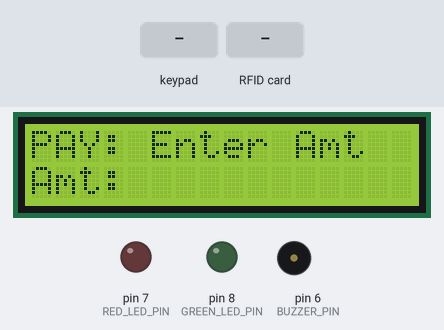
Bench run of a sketch on a simulated Arduino Uno, built with avr-gcc and run on an emulated ATmega328P. On the bench: 16×2 character LCD, output pins drawn as LEDs (lit = HIGH), buzzer (waves = sounding). The inputs (shaded band) are chosen by the test bench. Pins used as bus, display or sensor lines are not drawn.

Above: at 1.3 s.
1.4 s: keypad keys 2 9 C 8 3 9 0 3 pressed 0.4 s apart
At 2.5 s:
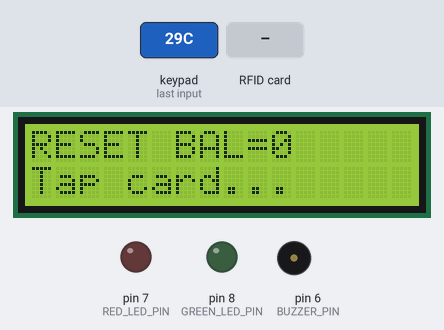
6.1 s: RFID card 29 C8 39 03 held to the reader
At 8.6 s:
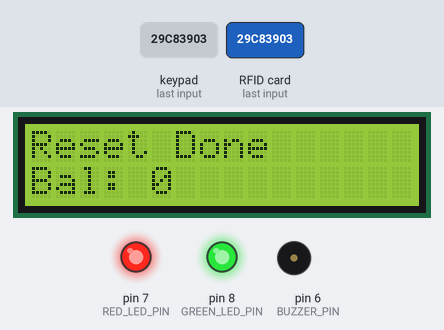
9.1 s: key 'A' pressed
At 10.5 s:
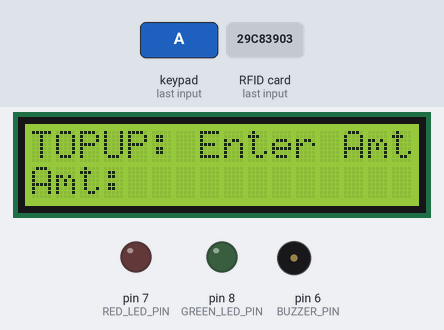
11.5 s: key 'B' pressed
At 11.9 s:
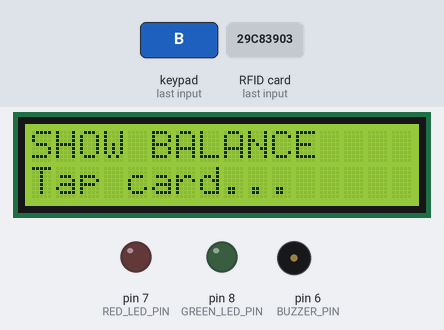
13.0 s: RFID card 63 A2 84 0F held to the reader
At 14.1 s:
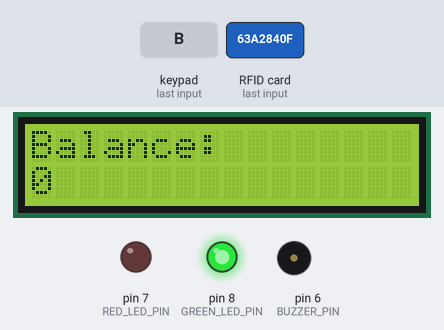
16.0 s: key 'C' pressed
At 16.4 s:
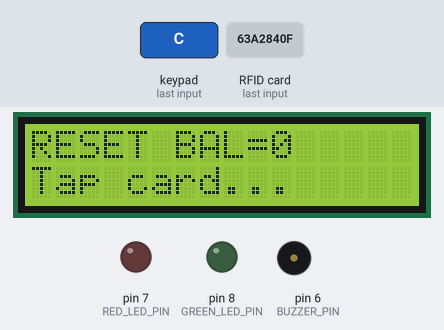
Timing chart, 0 to 18.5 s (numbered marks = the images above; inputs shaded):
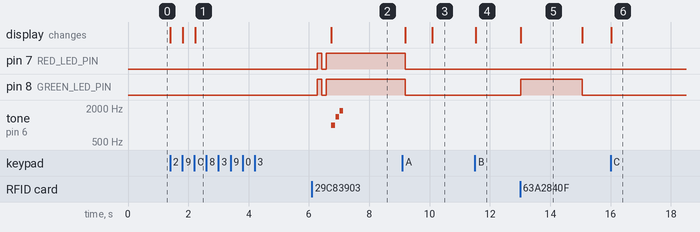

Measured:
- after the input at 1.4 s, the display: first changes at once (image 1 shows a later state)
- after the input at 6.1 s, pin 7 (RED_LED_PIN), pin 8 (GREEN_LED_PIN): LOW → HIGH after 0.17 s, → LOW 0.15 s later, → HIGH 0.15 s later; tone on pin 6 (BUZZER_PIN): plays 1000 Hz for 0.12 s, 1400 Hz for 0.12 s, 1800 Hz for 0.12 s, starting after 0.64 s; the display: changes after 0.64 s (image 2)
- after the input at 9.1 s, the display: first differs from a run without the input after 0.99 s (image 3)
- after the input at 11.5 s, the display: changes at once (image 4)
- after the input at 13.0 s, pin 8 (GREEN_LED_PIN): LOW → HIGH at once, → LOW 2.0 s later; the display: changes at once (image 5)
- after the input at 16.0 s, the display: changes at once (image 6)
- what the display in image 5 shows lasts 2.1 s, from 13.0 s to 15.1 s

The sketch:

Campus_Pay_V2.ino
```cpp
#include <Wire.h>
#include <LiquidCrystal_I2C.h>
#include <Keypad.h>
#include <SPI.h>
#include <MFRC522.h>

// ================= LCD =================
LiquidCrystal_I2C lcd(0x25, 16, 2);   // change to 0x27 / 0x3F if needed

// ================= Keypad (4x4) =================
// A = Recharge (Top-up) mode
// B = Show Balance (tap card)
// C = Reset balance to 0 (tap card)
// D = Pay mode

const byte ROWS = 4;
const byte COLS = 4;
char keys[ROWS][COLS] = {
  {'1','2','3','A'},
  {'4','5','6','B'},
  {'7','8','9','C'},
  {'*','0','#','D'}
};

byte rowPins[ROWS] = {A0, A1, A2, A3};
byte colPins[COLS] = {2, 3, 4, 5};
Keypad keypad = Keypad(makeKeymap(keys), rowPins, colPins, ROWS, COLS);

#define SS_PIN 10
#define RST_PIN 9
MFRC522 rfid(SS_PIN, RST_PIN);

#define BUZZER_PIN 6
#define GREEN_LED_PIN 8
#define RED_LED_PIN 7

const byte BALANCE_BLOCK = 4;

// ================= Authorized Cards (ONLY these will work) =================
String student1_uid = "29C83903";
String student2_uid = "63A2840F";


enum Action { ACT_PAY, ACT_RECHARGE, ACT_SHOW_BAL, ACT_RESET };
Action currentAction = ACT_PAY;

String amountStr = "";
bool waitingForCard = false;

// Auth key (default: FF FF FF FF FF FF)
MFRC522::MIFARE_Key key;

// Blink control
unsigned long blinkTimer = 0;
bool blinkState = false;

// ---------- LED helpers ----------
void setLEDs(bool greenOn, bool redOn)
{
  digitalWrite(GREEN_LED_PIN, greenOn ? HIGH : LOW);
  digitalWrite(RED_LED_PIN,   redOn   ? HIGH : LOW);
}

void turnOffLEDs()
{
  setLEDs(false, false);
}


void playSuccessSound()
{
  tone(BUZZER_PIN, 1000, 120); delay(140);
  tone(BUZZER_PIN, 1400, 120); delay(140);
  tone(BUZZER_PIN, 1800, 120); delay(140);
  noTone(BUZZER_PIN);
}

void playFailureSound()
{
  tone(BUZZER_PIN, 300, 400); delay(420);
  noTone(BUZZER_PIN);
}


void blinkBothLEDsStep()
{
  if (millis() - blinkTimer >= 150)
  {
    blinkTimer = millis();
    blinkState = !blinkState;
    setLEDs(blinkState, blinkState);
  }
}


unsigned long parseAmount(const String &s)
{
  if (s.length() == 0) return 0;
  return (unsigned long)s.toInt();
}

void showHome()
{
  lcd.clear();
  lcd.setCursor(0, 0);

  if (currentAction == ACT_PAY)             lcd.print("PAY: Enter Amt");
  else if (currentAction == ACT_RECHARGE)   lcd.print("TOPUP: Enter Amt");
  else if (currentAction == ACT_SHOW_BAL)   lcd.print("SHOW BALANCE");
  else if (currentAction == ACT_RESET)      lcd.print("RESET BAL=0");

  lcd.setCursor(0, 1);
  if (currentAction == ACT_PAY || currentAction == ACT_RECHARGE)
  {
    lcd.print("Amt: ");
  }

  else
  {
    lcd.print("Tap card...");
  }

  amountStr = "";
  waitingForCard = false;
  turnOffLEDs();
}


void stopRFIDSession()
{
  rfid.PICC_HaltA();
  rfid.PCD_StopCrypto1();
}


String getUIDString()
{
  String uid = "";
  for (byte i = 0; i < rfid.uid.size; i++)
  {
    if (rfid.uid.uidByte[i] < 0x10) uid += "0";
    uid += String(rfid.uid.uidByte[i], HEX);
  }
  uid.toUpperCase();
  return uid;
}

bool isAuthorizedUID(const String &uid)
{
  return (uid == student1_uid) || (uid == student2_uid);
}


bool readBalanceFromCard(uint32_t &balance)
{
  balance = 0;

  MFRC522::StatusCode status = (MFRC522::StatusCode)rfid.PCD_Authenticate(
    MFRC522::PICC_CMD_MF_AUTH_KEY_A,
    BALANCE_BLOCK,
    &key,
    &(rfid.uid)
  );
  if (status != MFRC522::STATUS_OK) return false;

  byte buffer[18];
  byte size = sizeof(buffer);

  status = (MFRC522::StatusCode)rfid.MIFARE_Read(BALANCE_BLOCK, buffer, &size);
  if (status != MFRC522::STATUS_OK) return false;

  // first 4 bytes = balance (big-endian)
  balance = ((uint32_t)buffer[0] << 24) |
            ((uint32_t)buffer[1] << 16) |
            ((uint32_t)buffer[2] << 8)  |
            ((uint32_t)buffer[3]);

  return true;
}

bool writeBalanceToCard(uint32_t balance)
{
  MFRC522::StatusCode status = (MFRC522::StatusCode)rfid.PCD_Authenticate(
    MFRC522::PICC_CMD_MF_AUTH_KEY_A,
    BALANCE_BLOCK,
    &key,
    &(rfid.uid)
  );
  if (status != MFRC522::STATUS_OK) return false;

  byte dataBlock[16] = {0};

  dataBlock[0] = (balance >> 24) & 0xFF;
  dataBlock[1] = (balance >> 16) & 0xFF;
  dataBlock[2] = (balance >> 8)  & 0xFF;
  dataBlock[3] = (balance)       & 0xFF;

  status = (MFRC522::StatusCode)rfid.MIFARE_Write(BALANCE_BLOCK, dataBlock, 16);
  return (status == MFRC522::STATUS_OK);
}


void setup()
{
  Serial.begin(9600);

  SPI.begin();
  rfid.PCD_Init();

  lcd.init();
  lcd.backlight();

  pinMode(BUZZER_PIN, OUTPUT);
  pinMode(GREEN_LED_PIN, OUTPUT);
  pinMode(RED_LED_PIN, OUTPUT);

  // Default Key A = FF FF FF FF FF FF
  for (byte i = 0; i < 6; i++) key.keyByte[i] = 0xFF;

  showHome();
}


void loop()
{
  if (!waitingForCard)
  {
    char k = keypad.getKey();
    if (k)
    {
      // Switch actions
      if (k == 'D') { currentAction = ACT_PAY;      showHome(); return; }
      if (k == 'A') { currentAction = ACT_RECHARGE; showHome(); return; }
      if (k == 'B') { currentAction = ACT_SHOW_BAL; showHome(); waitingForCard = true; return; }
      if (k == 'C') { currentAction = ACT_RESET;    showHome(); waitingForCard = true; return; }

      if (currentAction == ACT_PAY || currentAction == ACT_RECHARGE)
      {
        if (k >= '0' && k <= '9')
        {
          if (amountStr.length() < 6)
          {
            amountStr += k;
            lcd.setCursor(5, 1);
            lcd.print(amountStr + "     ");
          }
        }
        else if (k == '*')
        {
          amountStr = "";
          lcd.setCursor(5, 1);
          lcd.print("      ");
        }
        else if (k == '#')
        {
          if (amountStr.length() > 0)
          {
            waitingForCard = true;
            lcd.clear();
            lcd.setCursor(0, 0);
            lcd.print(currentAction == ACT_PAY ? "Tap Card to PAY" : "Tap Card TOPUP");
            lcd.setCursor(0, 1);
            lcd.print("Amt: " + amountStr);
          }
        }
      }
    }
    return;
  }

  if (rfid.PICC_IsNewCardPresent() && rfid.PICC_ReadCardSerial())
  {
    String scannedUID = getUIDString();
    if (!isAuthorizedUID(scannedUID))
    {
      lcd.clear();
      lcd.setCursor(0, 0); lcd.print("Unauthorized");
      lcd.setCursor(0, 1); lcd.print("Card Denied");
      setLEDs(false, true);   // RED only
      playFailureSound();
      delay(2000);
      stopRFIDSession();
      showHome();
      return;
    }

    uint32_t bal = 0;
    if (!readBalanceFromCard(bal))
    {
      lcd.clear();
      lcd.setCursor(0, 0); lcd.print("Auth/Read Fail");
      lcd.setCursor(0, 1); lcd.print("Use MIFARE 1K");
      setLEDs(false, true);   // RED only
      playFailureSound();
      delay(1500);
      stopRFIDSession();
      showHome();
      return;
    }

    uint32_t amt = (uint32_t)parseAmount(amountStr);

    if (currentAction == ACT_SHOW_BAL)
    {
      lcd.clear();
      lcd.setCursor(0, 0); lcd.print("Balance:");
      lcd.setCursor(0, 1); lcd.print(String(bal));
      setLEDs(true, false);    // green only
      delay(2000);
      stopRFIDSession();
      showHome();
      return;
    }

    if (currentAction == ACT_RESET)
    {
      blinkTimer = millis(); blinkState = false;

      unsigned long t0 = millis();
      while (millis() - t0 < 600) { blinkBothLEDsStep(); } // blink during reset

      bool ok = writeBalanceToCard(0);

      if (ok)
      {
        lcd.clear();
        lcd.setCursor(0, 0); lcd.print("Reset Done");
        lcd.setCursor(0, 1); lcd.print("Bal: 0");
        setLEDs(true, true);   // both ON
        playSuccessSound();
      }
      else
      {
        lcd.clear();
        lcd.setCursor(0, 0); lcd.print("Reset Failed");
        lcd.setCursor(0, 1); lcd.print("Try again");
        setLEDs(false, true);  // red only
        playFailureSound();
      }

      delay(2000);
      stopRFIDSession();
      showHome();
      return;
    }

    if (currentAction == ACT_PAY)
    {
      if (bal >= amt)
      {
        uint32_t newBal = bal - amt;

        bool ok = writeBalanceToCard(newBal);
        if (ok)
        {
          lcd.clear();
          lcd.setCursor(0, 0);
          lcd.print(scannedUID == student1_uid ? "Student-1 Pay" : "Student-2 Pay");
          lcd.setCursor(0, 1);
          lcd.print("Bal:" + String(newBal));

          setLEDs(true, false);     // GREEN only
          playSuccessSound();
        }
        else
        {
          lcd.clear();
          lcd.setCursor(0, 0); lcd.print("Write Failed");
          lcd.setCursor(0, 1); lcd.print("No Deduction");
          setLEDs(false, true);     // RED only
          playFailureSound();
        }

      }
      else
      {
        lcd.clear();
        lcd.setCursor(0, 0); lcd.print("Insufficient!");
        lcd.setCursor(0, 1); lcd.print("Bal:" + String(bal));
        setLEDs(false, true);       // RED only
        playFailureSound();
      }

      delay(2000);
      stopRFIDSession();
      showHome();
      return;
    }

    if (currentAction == ACT_RECHARGE)
    {
      uint32_t newBal = bal + amt;

      blinkTimer = millis(); blinkState = false;

      unsigned long t0 = millis();
      while (millis() - t0 < 400) { blinkBothLEDsStep(); }

      bool ok = writeBalanceToCard(newBal);

      t0 = millis();
      while (millis() - t0 < 400) { blinkBothLEDsStep(); }

      if (ok)
      {
        lcd.clear();
        lcd.setCursor(0, 0); lcd.print("Recharge Done");
        lcd.setCursor(0, 1); lcd.print("Bal:" + String(newBal));

        // recharge success => BOTH LEDs ON (as you wanted)
        setLEDs(true, true);
        playSuccessSound();
      }
      else
      {
        lcd.clear();
        lcd.setCursor(0, 0); lcd.print("Topup Failed");
        lcd.setCursor(0, 1); lcd.print("Try again");
        setLEDs(false, true);   // RED only
        playFailureSound();
      }

      delay(2000);
      stopRFIDSession();
      showHome();
      return;
    }

    // fallback
    stopRFIDSession();
    showHome();
  }
}
```
